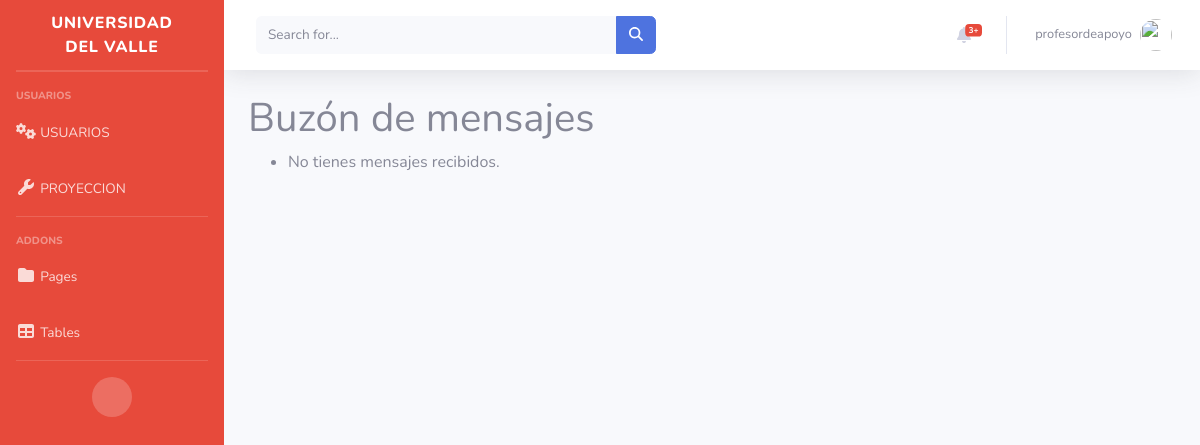
Before: /inicio/buzon-mensajes (signed in) with the older database file.
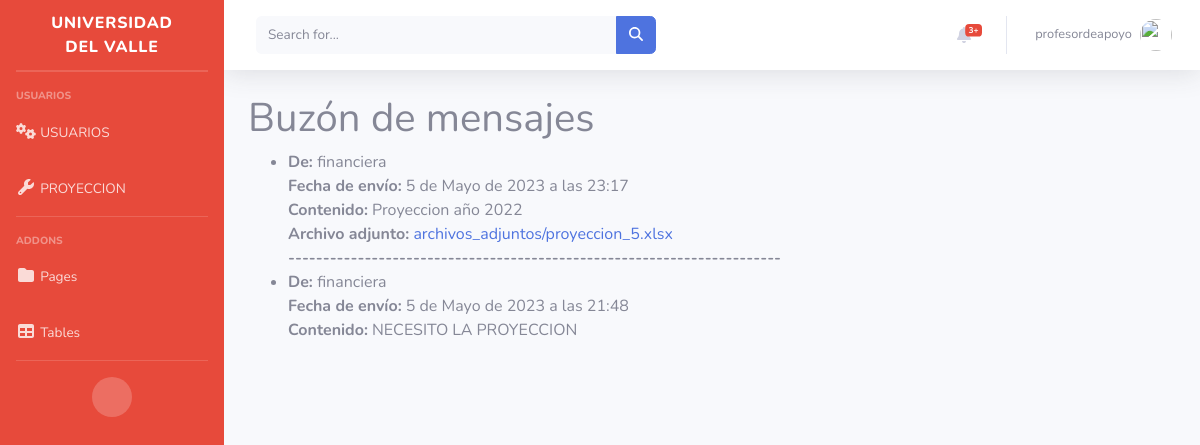
After: the same page with the newer database file.
### inicio/models.py (models this page shows)
class Mensaje(models.Model):
    emisor = models.ForeignKey(User, related_name='mensajes_enviados', on_delete=models.CASCADE)
    receptor = models.ForeignKey(User, related_name='mensajes_recibidos', on_delete=models.CASCADE)
    contenido = models.TextField()
    archivo_adjunto = models.FileField(upload_to='archivos_adjuntos/', blank=True, null=True)
    fecha_envio = models.DateTimeField(auto_now_add=True)

### inicio/views.py (the view)
# urls.py: path('buzon-mensajes', views.buzon_mensajes, name='buzon_mensajes'),
def buzon_mensajes(request):
    mensajes_recibidos = Mensaje.objects.filter(receptor=request.user).order_by('-fecha_envio')
    return render(request, 'buzon_mensajes.html', {'mensajes_recibidos': mensajes_recibidos})

### inicio/templates/buzon_mensajes.html (shortened to what this page needs)
{%extends "base.html"%}
{% block content %}
<h1>Buzón de mensajes</h1>
<ul>
{% for mensaje in mensajes_recibidos %}
  <li>
    <strong> De: </strong>{{ mensaje.emisor }}<br>
    <strong> Fecha de envío:</strong> {{ mensaje.fecha_envio }}<br>
      <strong> Contenido:</strong>  {{ mensaje.contenido }}<br>
    {% if mensaje.archivo_adjunto %}
    <strong> Archivo adjunto:</strong>  <a href="{{ mensaje.archivo_adjunto.url }}">{{ mensaje.archivo_adjunto.name }}</a><br>
    <strong>-----------------------------------------------------------------------</strong>
    {% endif %}
  </li>
{% empty %}
<li> No tienes mensajes recibidos.</li>
{% endfor %}
{% endblock %}

### inicio/templates/base.html (shortened to what this page needs)
{% load static %}
<!DOCTYPE html>
<html lang="en">
<head>
    <link rel="stylesheet" href="{% static 'css/sb-admin-2.css' %}">
    <link rel="stylesheet" href="{% static 'css/sb-admin-2.min.css' %}">
<link href="{% static 'css/all.min.css' %}" rel="stylesheet">
 <link href="{% static 'vendor/fontawesome-free/css/all.min.css' %}" rel="stylesheet" type="text/css">
 <link href="css/sb-admin-2.min.css" rel="stylesheet">
</head>
<body id="page-top">
    <div id="wrapper">
        <ul class="navbar-nav bg-danger sidebar sidebar-dark accordion" id="accordionSidebar">
            <a class="sidebar-brand d-flex align-items-center justify-content-center" href="{%url 'Inicio'%}">
                <div class="sidebar-brand-text mx-3">UNIVERSIDAD DEL VALLE</div>
            </a>
            <hr class="sidebar-divider my-0">
            <hr class="sidebar-divider">
            <div class="sidebar-heading">
             USUARIOS
            </div>
            <li class="nav-item">
                <a class="nav-link collapsed" href="#" data-toggle="collapse" data-target="#collapseTwo"
                    aria-expanded="true" aria-controls="collapseTwo">
                    <i class="fas fa-fw fa-cogs"></i>
                    <span>USUARIOS</span>
                </a>
            </li>
            <li class="nav-item">
                <a class="nav-link collapsed" href="#" data-toggle="collapse" data-target="#collapseUtilities"
                    aria-expanded="true" aria-controls="collapseUtilities">
                    <i class="fas fa-fw fa-wrench"></i>
                    <span>PROYECCION</span>
                </a>
            </li>
            <hr class="sidebar-divider">
            <div class="sidebar-heading">
                Addons
            </div>
            <li class="nav-item">
                <a class="nav-link collapsed" href="#" data-toggle="collapse" data-target="#collapsePages"
                    aria-expanded="true" aria-controls="collapsePages">
                    <i class="fas fa-fw fa-folder"></i>
                    <span>Pages</span>
                </a>
            </li>
            <li class="nav-item">
                <a class="nav-link" href="tables.html">
                    <i class="fas fa-fw fa-table"></i>
                    <span>Tables</span></a>
            </li>
            <hr class="sidebar-divider d-none d-md-block">
            <div class="text-center d-none d-md-inline">
                <button class="rounded-circle border-0" id="sidebarToggle"></button>
            </div>
        </ul>
        <div id="content-wrapper" class="d-flex flex-column">
            <div id="content">
                <nav class="navbar navbar-expand navbar-light bg-white topbar mb-4 static-top shadow">
                    <form
                        class="d-none d-sm-inline-block form-inline mr-auto ml-md-3 my-2 my-md-0 mw-100 navbar-search">
                        <div class="input-group">
                            <input type="text" class="form-control bg-light border-0 small" placeholder="Search for..."
                                aria-label="Search" aria-describedby="basic-addon2">
                            <div class="input-group-append">
                                <button class="btn btn-primary" type="button">
                                    <i class="fas fa-search fa-sm"></i>
                                </button>
                            </div>
                        </div>
                    </form>
                    <ul class="navbar-nav ml-auto">
                        <li class="nav-item dropdown no-arrow mx-1">
                            <a class="nav-link dropdown-toggle" href="#" id="alertsDropdown" role="button"
                                data-toggle="dropdown" aria-haspopup="true" aria-expanded="false">
                                <i class="fas fa-bell fa-fw"></i>
                                <span class="badge badge-danger badge-counter">3+</span>
                            </a>
                        </li>
                        <li class="nav-item dropdown no-arrow">
                            <a class="nav-link dropdown-toggle" href="#" id="userDropdown" role="button"
                                data-toggle="dropdown" aria-haspopup="true" aria-expanded="false">
                                <span class="mr-2 d-none d-lg-inline text-gray-600 small">{{ user.username }}</span>
                                <img class="img-profile rounded-circle"
                                    src="{% static 'img/undraw_profile.svg'%}">
                            </a>
                        </li>
                    </ul>
                </nav>
                <div class="content-wrapper">
                    <section class="content">
                        <div class="container-fluid">
                            {% block content %}
                            {% endblock %}
                        </div>
                    </section>
                </div>
</body>
</html>

Changed rows visible on the page:
added Mensaje: emisor "financiera", fecha_envio "5 de Mayo de 2023 a las 23:17", contenido "Proyeccion año 2022", archivo_adjunto.name "archivos_adjuntos/proyeccion_5.xlsx"
added Mensaje: emisor "financiera", fecha_envio "5 de Mayo de 2023 a las 21:48", contenido "NECESITO LA PROYECCION"
Other visible differences:
text no longer shown: "No tienes mensajes recibidos."
